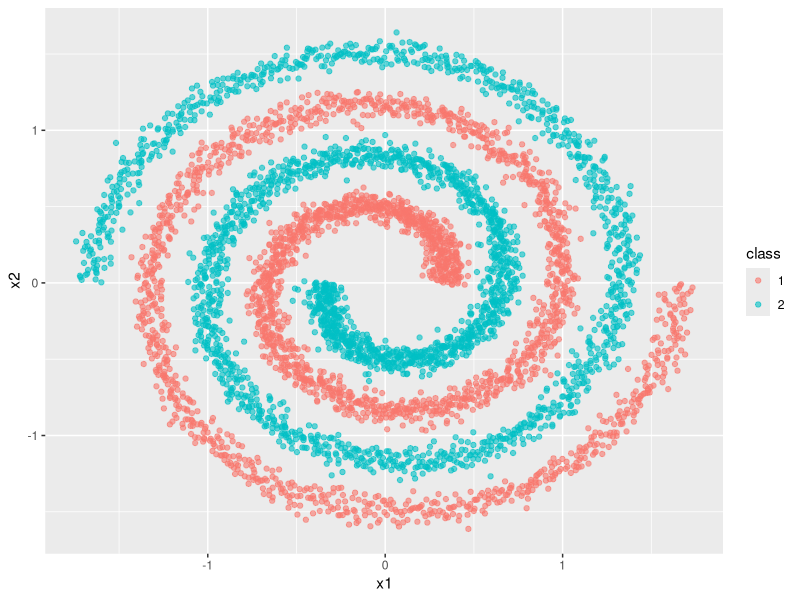
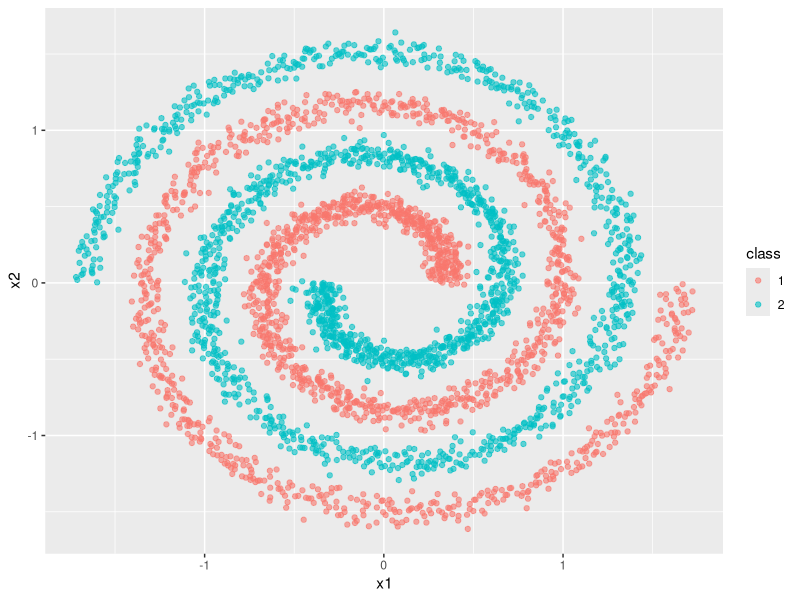
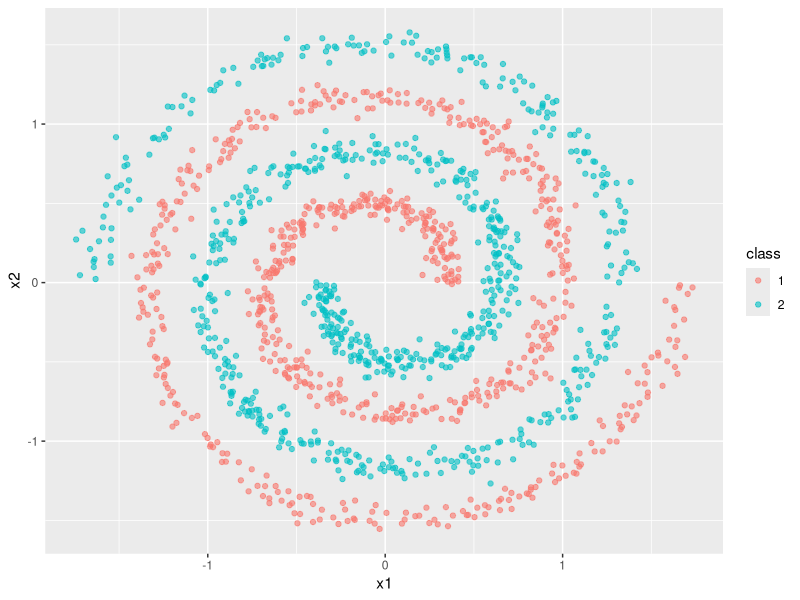
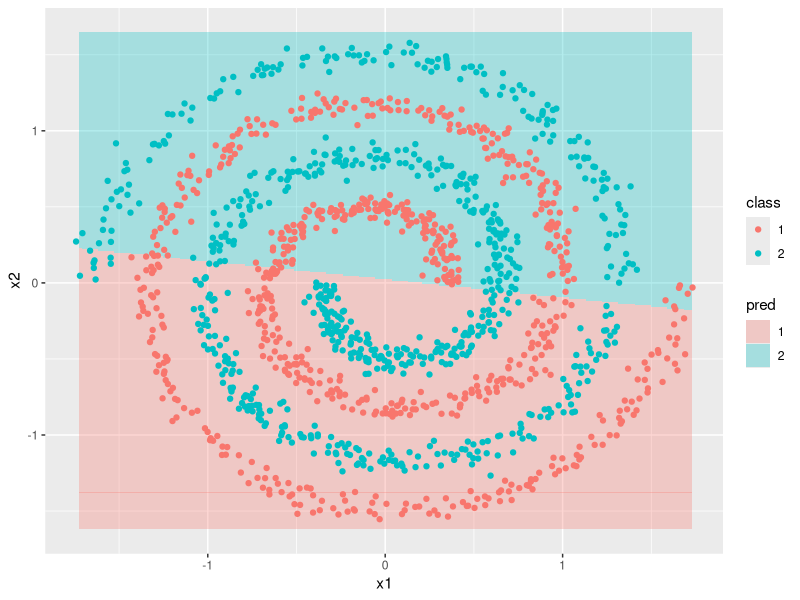
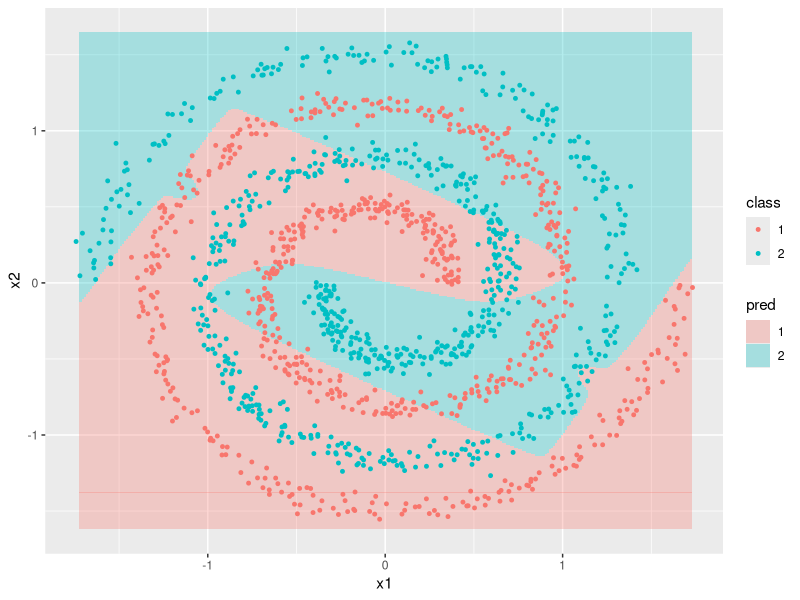
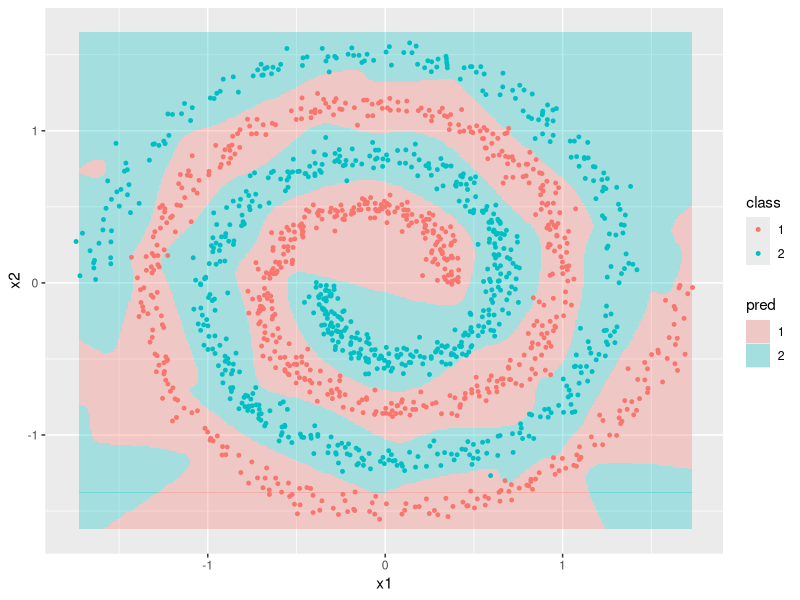

Generate these figures, in order, with R:
## ---- chunk 1
options(repos = c(CRAN = "https://cloud.r-project.org"))

knitr::opts_chunk$set(echo = TRUE)

# install packages
pkgs <- c("nnet","knitr","mlbench","ggplot2")
for (pkg in pkgs) {
  if (!(pkg %in% installed.packages())) {
    install.packages(pkg)
  }
}

## ---- chunk 2
library(nnet)
library(knitr)
library(mlbench)
library(ggplot2)
## ---- chunk 3
set.seed(123)

spiral <- mlbench.spirals(
  5000,
  cycles = 2,
  sd = 0.05
)

df <- data.frame(
  x1 = spiral$x[,1],
  x2 = spiral$x[,2],
  class = factor(spiral$classes)
)

head(df)

ggplot(
  df,
  aes(x1, x2, color = class)
) +
  geom_point(alpha = 0.6)
## ---- chunk 4
idx <- sample(
  seq_len(nrow(df)),
  size = floor(0.7 * nrow(df))
)

train <- df[idx, ]
test  <- df[-idx, ]

ggplot(
  train,
  aes(x1, x2, color = class)
) +
  geom_point(alpha = 0.6)
ggplot(
  test,
  aes(x1, x2, color = class)
) +
  geom_point(alpha = 0.6)
## ---- chunk 5
fit_multinom <- multinom(
  class ~ x1 + x2,
  data = train,
  trace = FALSE # 学習結果を非表示にする
)

pred_multinom <- predict(fit_multinom,test)
train_acc_multinom <- mean(pred_multinom == test$class)

train_acc_multinom
## ---- chunk 6
grid_train <- expand.grid(
  x1 = seq(
    min(train$x1),
    max(train$x1),
    length.out = 300
  ),
  x2 = seq(
    min(train$x2),
    max(train$x2),
    length.out = 300
  )
)
grid_train$pred <- predict(
  fit_multinom,
  grid_train
)
ggplot() +
  geom_tile(
    data = grid_train,
    aes(x1, x2, fill = pred),
    alpha = 0.3
  ) +
  geom_point(
    data = test,
    aes(x1, x2, color = class)
  )
## ---- chunk 7
fit_nnet_1 <- nnet(
  class ~ x1 + x2,
  data = train,
  size = 5,  # ユニット数の指定
  maxit = 2000,  # 学習の最大回数
  trace = FALSE # 学習の途中経過の表示有無
)
pred_train <- predict(
  fit_nnet_1,
  train,
  type = "class"
)

pred_nnet <- predict(
  fit_nnet_1,
  test,
  type = "class"
)

train_acc_fit_nnet_1 <- mean(pred_train == train$class)
test_acc_fit_nnet_1 <- mean(pred_nnet == test$class)

accuracy_1 <- data.frame(
  データ = c("訓練用データ", "評価用データ"),
  正答率 = c(train_acc_fit_nnet_1, test_acc_fit_nnet_1)
)

accuracy_1
## ---- chunk 8
grid_train$pred <- predict(
  fit_nnet_1,
  grid_train,
  type = "class"
)
ggplot() +
  geom_tile(
    data = grid_train,
    aes(x1, x2, fill = pred),
    alpha = 0.3
  ) +
  geom_point(
    data = test,
    aes(x1, x2, color = class),
    size = 1
  )

## ---- chunk 9
# サイズを変更
fit_nnet_2 <- nnet(
  class ~ x1 + x2,
  data = train,
  size = 20,
  maxit = 2000,
  trace = FALSE
)
pred_train <- predict(
  fit_nnet_2,
  train,
  type = "class"
)

pred_nnet <- predict(
  fit_nnet_2,
  test,
  type = "class"
)

train_acc_fit_nnet_2 <- mean(pred_train == train$class)
test_acc_fit_nnet_2 <- mean(pred_nnet == test$class)

accuracy_2 <- data.frame(
  データ = c("訓練用データ", "評価用データ"),
  正答率 = c(train_acc_fit_nnet_2, test_acc_fit_nnet_2)
)

accuracy_2
## ---- chunk 10
grid_train$pred <- predict(
  fit_nnet_2,
  grid_train,
  type = "class"
)
ggplot() +
  geom_tile(
    data = grid_train,
    aes(x1, x2, fill = pred),
    alpha = 0.3
  ) +
  geom_point(
    data = test,
    aes(x1, x2, color = class),
    size = 1
  )

## ---- chunk 11
# ユニット数
sizes <- c(1, 3, 5, 10, 15, 20, 40, 80, 120)

# 結果を保存するデータフレーム
result <- data.frame(
  size = sizes,
  train_accuracy = NA,
  test_accuracy = NA
)

# ユニット数ごとに学習〜正答率の確認までを繰り返し
for(i in seq_along(sizes)){

  set.seed(123)
  
  # モデル学習
  fit <- nnet(
    class ~ x1 + x2,
    data = train,
    size = sizes[i],
    maxit = 5000,
    decay = 0,
    trace = FALSE
  )

  # 訓練データで予測
  pred_train <- predict(
    fit,
    train,
    type = "class"
  )

  # テストデータで予測
  pred_test <- predict(
    fit,
    test,
    type = "class"
  )

  # 正答率を保存
  result$train_accuracy[i] <- mean(pred_train == train$class)
  result$test_accuracy[i]  <- mean(pred_test == test$class)
}

# 結果表示
result
